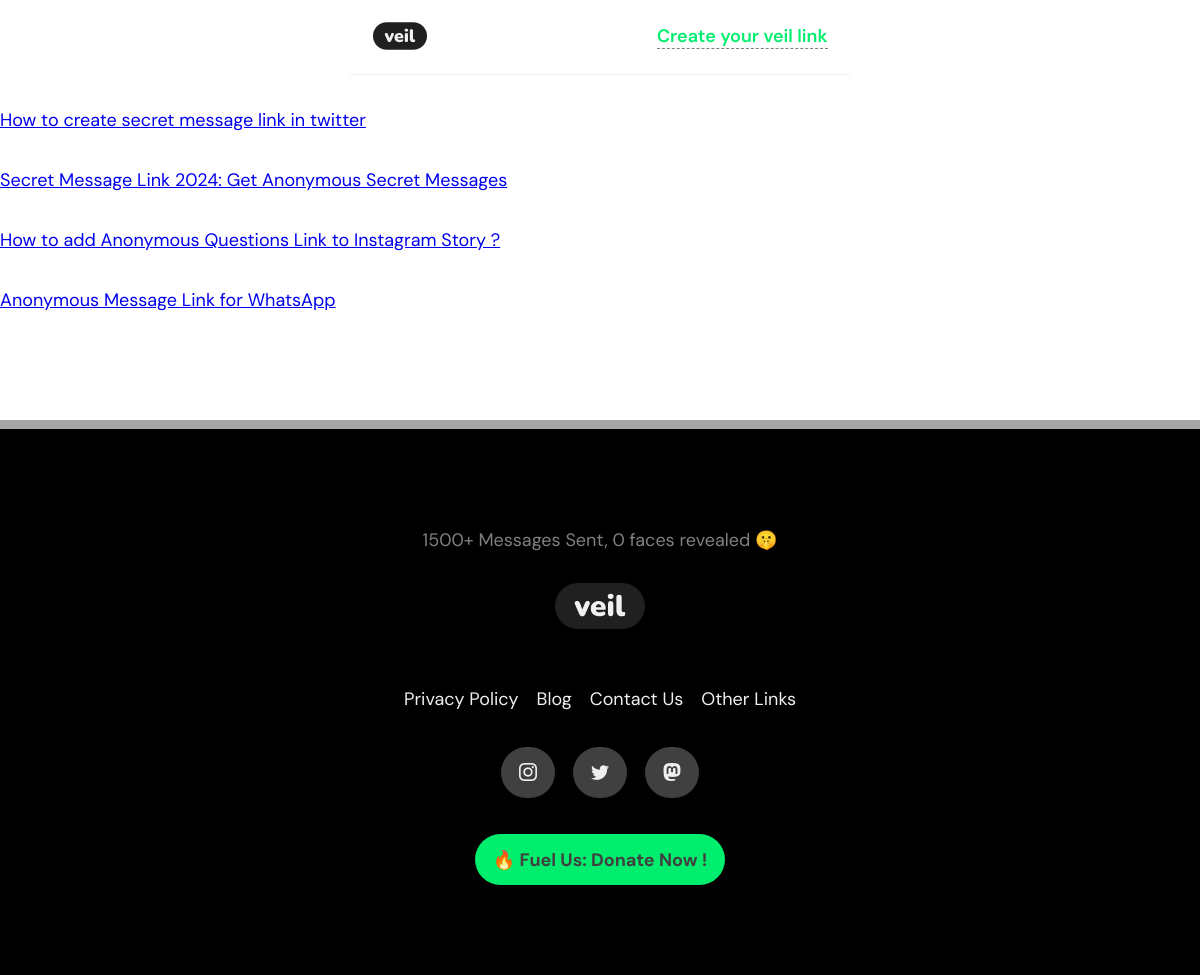
Screenshot of /blog/ with the database file from the repository.
### blog/models.py (models this page shows, shortened)
class blog(models.Model):
    title  =  models.TextField()
    link = models.TextField()
    slug = models.SlugField()
    createdAt = models.DateTimeField(auto_now_add=True, null=True)

### blog/views.py (the view)
# urls.py: path("blog/",blogs_view,name="blogsView"),
def blogs_view(request):
    ex_blog = blog.objects.all()
    cont = {
        'blogs' : ex_blog,
    }
    return render(request,'blog/index.html',cont)

### templates/blog/index.html
{% extends "blog/base_blog.html" %}
{% block blog_content %}
    {% for b in blogs %}
    <a href="{% url 'blogView' b.slug%}">{{ b.title }}</a>
    {% endfor %}
{% endblock %}

### templates/base.html (style rules this page uses)
:root { --t1 : rgba(255,255,255,.85); --t2 : rgba(255,255,255,.65); --t3 : rgba(255,255,255,.35); --t4 : rgba(255,255,255,.10); --black : #202020; --base-blue : #0055ff; --base-blue: #00ee6e; --base-red : #f62a44; --base-bg-dark : #efefef; --base-bg-mid : #f8f8f8; --base-bg-light : #ffffff; --base-text-mid : #606060; --base-text-light : #808080; --base-text-dark : #404040; --gray-light : #eee; }
* { box-sizing: border-box; margin : 0; padding: 0; }
html { scroll-behavior: smooth; font-size: 16px; }
body { width : 100vw; font-family: "DM Sans",Sans-Serif; font-size: 16px; z-index: 0; }
@media (min-width: 768px) { body { font-size: 18px; } }

### rows the page displays
blog: title "How to create secret message link in twitter"
blog: title "Secret Message Link 2024: Get Anonymous Secret Messages"
blog: title "How to add Anonymous Questions Link to Instagram Story ?"
blog: title "Anonymous Message Link for WhatsApp"
